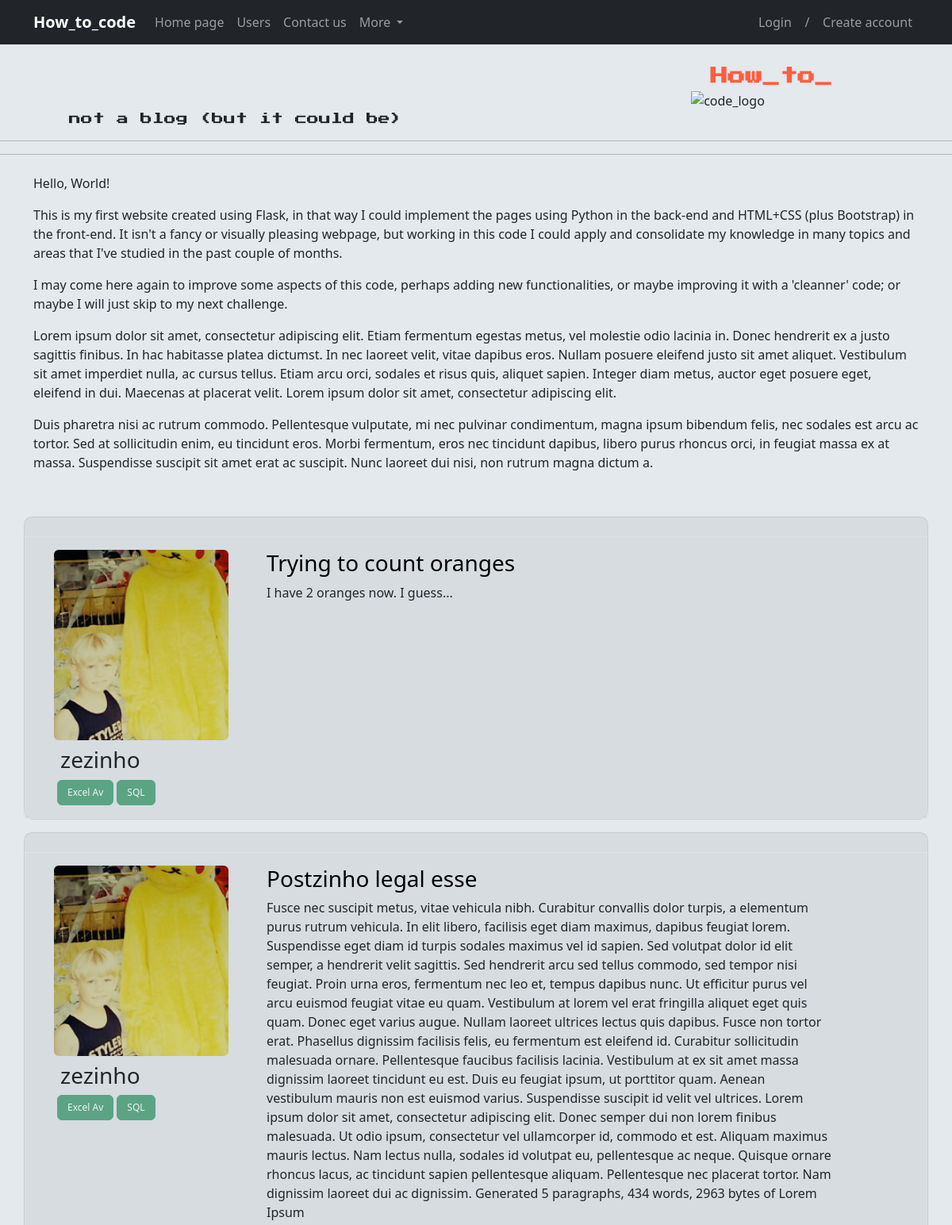
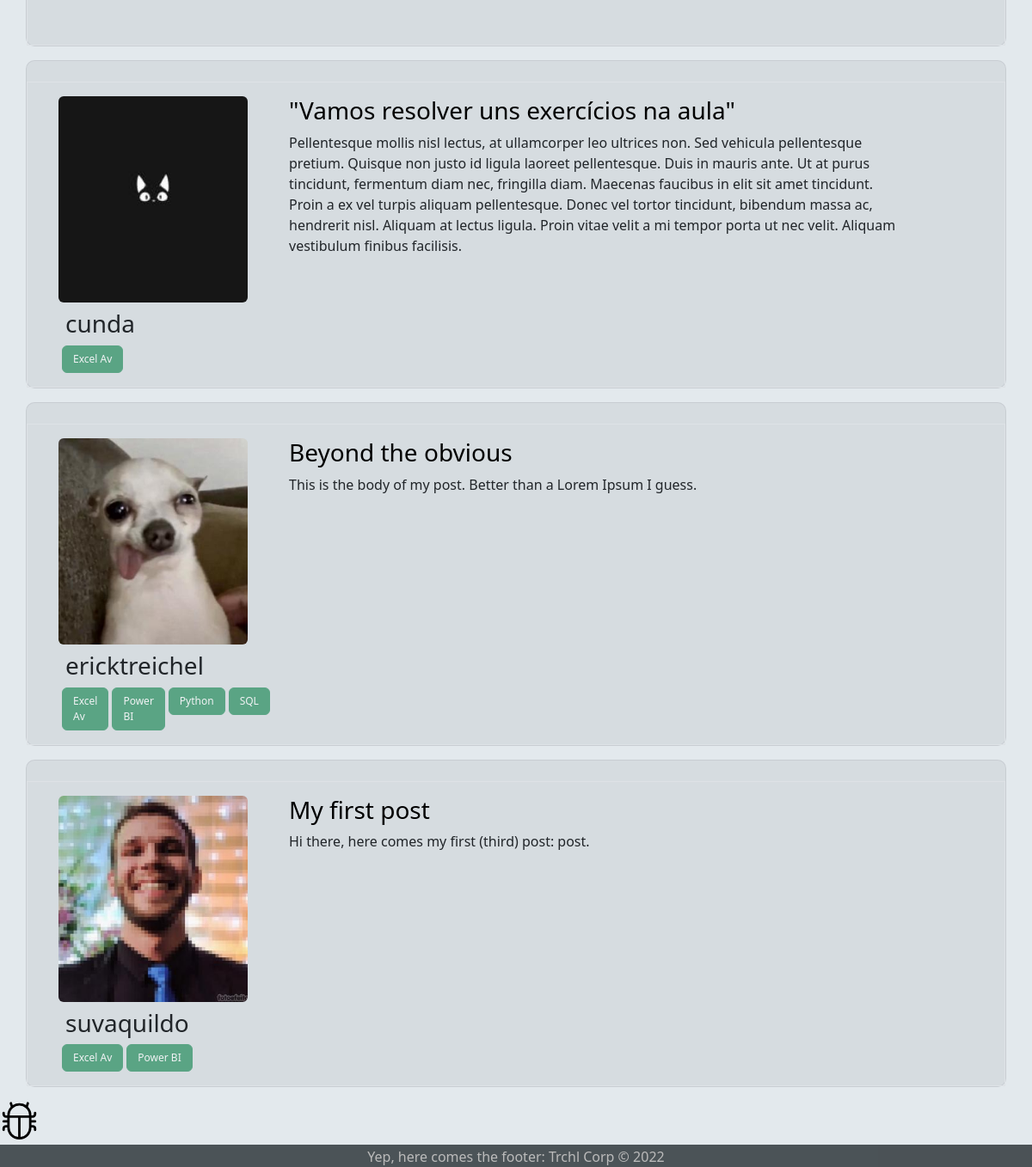
The page / on the database its author committed (2 pictures, top to bottom).
### comunidadeimpressionadora/models.py (models this page shows, shortened)
class Post(db.Model):
    id_post = db.Column(db.Integer, primary_key=True)
    title = db.Column(db.String(20), nullable=False)
    body = db.Column(db.Text, nullable=False)
    pub_date = db.Column(db.DateTime, nullable=False, default=datetime.utcnow)
    id_user = db.Column(db.Integer, db.ForeignKey('usuario.id_user'), nullable=False)

class Usuario(db.Model, UserMixin):
    id_user = db.Column(db.Integer, primary_key=True)
    username = db.Column(db.String(25), unique=True, nullable=False)
    fullname = db.Column(db.String(50), nullable=True, default='')
    email = db.Column(db.String(50), unique=True, nullable=False)
    passwd = db.Column(db.String(30), nullable=False)
    birth_date = db.Column(db.Date, default=None)
    profile_pic = db.Column(db.String(2000), default='default.jpg')
    cursos = db.Column(db.String(100), nullable=False, default='Não informado')
    posts = db.relationship('Post', backref='autor', lazy=True)

### comunidadeimpressionadora/routes.py (the view)
@app.route("/")
def home():
    posts = Post.query.order_by(Post.id_post.desc())
    return render_template('home.html', posts=posts)

### comunidadeimpressionadora/templates/home.html
{% extends 'base.html' %}
{% block body %}
<div class="container mt-4">
<p>Hello, World!</p>
    <div>
        <p>This is my first website created using Flask, in that way I could implement the pages using Python in the
        back-end and HTML+CSS (plus Bootstrap) in the front-end. It isn't a fancy or visually pleasing webpage, but
        working in this code I could apply and consolidate my knowledge in many topics and areas that I've studied in
        the past couple of months.</p>
        <p>I may come here again to improve some aspects of this code, perhaps adding new functionalities, or maybe
        improving it with a 'cleanner' code; or maybe I will just skip to my next challenge.</p>
        <p>Lorem ipsum dolor sit amet, consectetur adipiscing elit. Etiam fermentum egestas metus,
        vel molestie odio lacinia in. Donec hendrerit ex a justo sagittis finibus. In hac habitasse platea dictumst.
        In nec laoreet velit, vitae dapibus eros. Nullam posuere eleifend justo sit amet aliquet.
        Vestibulum sit amet imperdiet nulla, ac cursus tellus. Etiam arcu orci, sodales et risus quis, aliquet sapien.
        Integer diam metus, auctor eget posuere eget, eleifend in dui. Maecenas at placerat velit.
        Lorem ipsum dolor sit amet, consectetur adipiscing elit.
        </p>
        <p>  Duis pharetra nisi ac rutrum commodo.
        Pellentesque vulputate, mi nec pulvinar condimentum, magna ipsum bibendum felis, nec sodales est arcu ac tortor.
        Sed at sollicitudin enim, eu tincidunt eros.
        Morbi fermentum, eros nec tincidunt dapibus, libero purus rhoncus orci, in feugiat massa ex at massa.
        Suspendisse suscipit sit amet erat ac suscipit. Nunc laoreet dui nisi, non rutrum magna dictum a.</p>
    </div>
</div>
<br>
{% for post in posts %}
<div class="container mt-3 area-post">
<div class="row border mt-4 p-3">
    <div class="col-3 ">
        <div class="pe-1">
            <img src="{{ url_for('static', filename='profile_pictures/{}'.format(post.autor.profile_pic)) }}" class="image foto rounded ms-2" width="230" >
            <h3 class="ms-3 mt-2">{{ post.autor.username }}</h3>
            <div class="container mt-1 d-flex justify-content-left">
                {% if post.autor.cursos != 'Não informado' %}
                    {% for curso in post.autor.cursos.split(';') %}
                        {% if post.autor.cursos != '' %}
                            <button type="button" class="btn btn-success me-1 cursos-badges" disabled>{{ curso }}</button>
                        {% endif %}
                    {% endfor %}
                {% endif %}
            </div>
        </div>
    </div>
    <div class="col col-8">
        <a class="link-post" href="{{ url_for('show_post', id_post=post.id_post) }}"><h3>{{ post.title }}</h3></a>
        <p>{{ post.body }}</p>
        <br>
    </div>
</div>
</div>
{% endfor %}
<br><br>
<img src="/static/bug.svg " class='bug svg lamp' title="Well done! One bug found and counting..." data-bs-toggle="popover" alt="code_logo">
{% endblock %}

### comunidadeimpressionadora/templates/base.html (shortened to what this page needs)
<!DOCTYPE html>
<html lang="en">
<head>
    <link href="https://cdn.jsdelivr.net/npm/bootstrap@5.2.1/dist/css/bootstrap.min.css" rel="stylesheet">
    <link rel="stylesheet" href="{{ url_for('static', filename='main.css') }}">
</head>
<body>
    {% include 'navbar.html' %}
<br>
<section class="container grid grid-template-areas-1">
	<div class="item advert"><span class="title-main lamp"><strong>&emsp;&emsp;&emsp;&emsp;&emsp;How_to_</strong></span><br>
    <img src="/static/code_logo.svg " class='img-code svg lamp' alt="code_logo"></div>
	<div class="item frase">&emsp;&emsp; not a blog (but it could be)</div>
</section>
<hr><hr>
    {% block body %}
    {% endblock %}
    <footer class="footer"> Yep, here comes the footer: Trchl Corp &copy; 2022</footer>
</body>
</html>

### comunidadeimpressionadora/templates/navbar.html (shortened to what this page needs)
<nav class="navbar navbar-expand-lg navbar-dark bg-dark">
    <div class="container-fluid container">
        <a class="navbar-brand lamp" href="{{url_for('home')}}"><strong>How_to_code</strong></a>
        <div class="collapse navbar-collapse" id="navbarSupportedContent">
            <ul class="navbar-nav me-auto mb-2 mb-lg-0">
                <li class="nav-item">
                    <a class="nav-link" aria-current="page" href="{{url_for('home')}}">Home page</a>
                </li>
                <li class="nav-item">
                    <a class="nav-link" href="{{url_for('usuarios')}}">Users</a>
                </li>
                <li class="nav-item">
                    <a class="nav-link" href="{{url_for('contato')}}">Contact us</a>
                </li>
                <li class="nav-item dropdown">
                    <a class="nav-link dropdown-toggle" href="#" role="button" data-bs-toggle="dropdown" aria-expanded="false">
                        More
                    </a>
                </li>
            </ul>
            <ul class="navbar-nav">
                {% if current_user.is_authenticated %}
                    <li class="nav-item">
                        <a class="nav-link" href="{{ url_for('new_post') }}">Create a post</a>
                    </li>
                    <li class="nav-item">
                        <a class="nav-link ms-1" href="{{ url_for('perfil') }}">My profile</a>
                    </li>
                    <li class="nav-item">
                        <a class="nav-link ms-4" href="{{ url_for('logout') }}">Logout</a>
                    </li>
                {% else %}
                <li class="nav-item">
                    <a class="nav-link" href="{{ url_for('login') }}">Login &nbsp; &nbsp;/&nbsp; &nbsp; Create account</a>
                </li>
                {% endif %}
            </ul>
        </div>
    </div>
</nav>

### comunidadeimpressionadora/static/main.css (style rules this page uses)
body { background-color:#e3e9ed; border-radius: 10px; min-height: 98vh; }
.area-post { border-radius: 10px; border: solid 1px rgba(105,105,114,0.13); background-color:rgba(105,105,114,0.10); }
.link-post { text-decoration: None; color: black; }
footer { padding-bottom: 0px; padding-top: 2px; background: rgba(20,102,155,0.2); background: rgba(25,32,36,0.75); height: 26px; position: fixed; bottom: 0px; width: 100%; text-align: center; color: #bbb; }
.bug { width: 45px; position: relative; bottom: 32px; }
.foto { width: 220px; height: 240px; object-fit: cover; }
.title-main { font-size: 22px; font-family: "Press Start 2P", Arial, Helvetica, sans-serif; color: #FF5D40; }
.img-code { width: 46%; }
.cursos-badges { border: solid 1px black; font-size: 12px; text-align: left; align-content: start; justify-content: start; place-content: start; place-items: start; align-items: start; justify-items: start; justify-self: start; place-self: start; align-self: start; }
.grid { display: grid; border: dotted 0px; }
.frase { grid-area: footer; font-family: "Press Start 2P", Arial, Helvetica, sans-serif; font-weight: lighter; font-size: 15px; text-align: left; }
.advert { grid-area: advert; text-align: center; }
.grid-template-areas-1 { grid-template-areas: "logo nav advert" "sidenav content advert" "footer footer footer" ; }
.navbar { color: red; }

### rows shown on the page
Post: profile_pic (picture), autor.username "zezinho", curso "Excel Av" "SQL", title "Trying to count oranges", body "I have 2 oranges now. I guess..."
Post: profile_pic (picture), autor.username "zezinho", curso "Excel Av" "SQL", title "Postzinho legal esse", body "Fusce nec suscipit metus, vitae vehicula nibh. Curabitur convallis dolor turpis, a elementum purus rutrum vehicula. In elit libero, facilisis eget diam maximus, dapibus feugiat lorem. Suspendisse eget diam id turpis sodales maximus vel id sapien. Sed volutpat dolor id elit semper, a hendrerit velit sagittis. Sed hendrerit arcu sed tellus commodo, sed tempor nisi feugiat. Proin urna eros, fermentum nec leo et, tempus dapibus nunc. Ut efficitur purus vel arcu euismod feugiat vitae eu quam. Vestibulum at lorem vel erat fringilla aliquet eget quis quam. Donec eget varius augue. Nullam laoreet ultrices lectus quis dapibus. Fusce non tortor erat. Phasellus dignissim facilisis felis, eu fermentum…"
Post: profile_pic (picture), autor.username "cunda", title "\"Vamos resolver uns exercícios na aula\"", body "Pellentesque mollis nisl lectus, at ullamcorper leo ultrices non. Sed vehicula pellentesque pretium. Quisque non justo id ligula laoreet pellentesque. Duis in mauris ante. Ut at purus tincidunt, fermentum diam nec, fringilla diam. Maecenas faucibus in elit sit amet tincidunt. Proin a ex vel turpis aliquam pellentesque. Donec vel tortor tincidunt, bibendum massa ac, hendrerit nisl. Aliquam at lectus ligula. Proin vitae velit a mi tempor porta ut nec velit. Aliquam vestibulum finibus facilisis."
Usuario: cursos "Excel Av"
Post: profile_pic (picture), autor.username "ericktreichel", curso "Excel Av" "Power BI" "Python" "SQL", title "Beyond the obvious", body "This is the body of my post. Better than a Lorem Ipsum I guess."
Post: profile_pic (picture), autor.username "suvaquildo", curso "Excel Av" "Power BI", title "My first post", body "Hi there, here comes my first (third) post: post."
